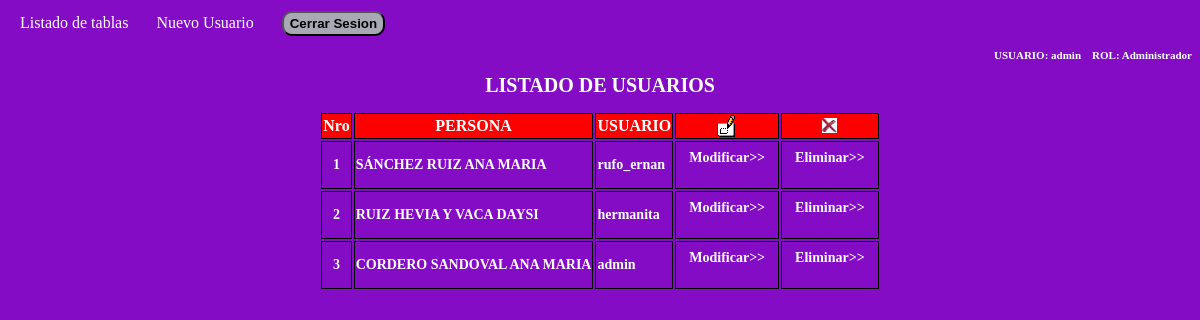
The page /privada/usuarios/usuarios.php (signed in) on the database its author committed.
### tables this page shows
CREATE TABLE usuarios (
id_usuario INT NOT NULL AUTO_INCREMENT,
id_persona INT NOT NULL, 
usuario VARCHAR (25) NOT NULL,
clave VARCHAR (100) NOT NULL, 
fec_insercion TIMESTAMP NOT NULL,
fec_modificacion TIMESTAMP NOT NULL DEFAULT CURRENT_TIMESTAMP ON UPDATE CURRENT_TIMESTAMP,
usuarios INT NOT NULL, 
estado CHAR (1) NOT NULL,
PRIMARY KEY (id_usuario),
FOREIGN KEY (id_persona) REFERENCES personas (id_persona)
);

### adodb/adodb.inc.php (called while the page is built, shortened)
<?php
if (!defined('_ADODB_LAYER')) {
	GLOBAL
		$ADODB_vers,
		$ADODB_COUNTRECS,
		$ADODB_CACHE_DIR,
		$ADODB_CACHE,
		$ADODB_CACHE_CLASS,
		$ADODB_COMPAT_FETCH,
		$ADODB_FETCH_MODE,
		$ADODB_GETONE_EOF,
		$ADODB_QUOTE_FIELDNAMES;
	function ADODB_Setup() {
	GLOBAL
		$ADODB_vers,
		$ADODB_COUNTRECS,
		$ADODB_CACHE_DIR,
		$ADODB_FETCH_MODE,
		$ADODB_CACHE,
		$ADODB_CACHE_CLASS,
		$ADODB_FORCE_TYPE,
		$ADODB_GETONE_EOF,
		$ADODB_QUOTE_FIELDNAMES;
		$ADODB_FETCH_MODE = ADODB_FETCH_DEFAULT;
		if (!isset($ADODB_COUNTRECS)) {
			$ADODB_COUNTRECS = true;
		}
	}
	abstract class ADOConnection {
	var $debug = false;
	var $true = '1';
	var $false = '0';
	var $rsPrefix = "ADORecordSet_";
	var $fetchMode=false;
	var $bulkBind = false;
	var $_queryID = false;
	var $_bindInputArray = false;
	public function Execute($sql, $inputarr = false) {
		if ($inputarr !== false) {
			if (!is_array($inputarr)) {
				$inputarr = array($inputarr);
			}
			$element0 = reset($inputarr);
			$array_2d = $this->bulkBind && is_array($element0) && !is_object(reset($element0));
			unset($element0);
			if (!is_array($sql) && !$this->_bindInputArray) {
				$sqlarr = explode('?',$sql);
				$nparams = sizeof($sqlarr)-1;
				if (!$array_2d) {
					$inputarr = array($inputarr);
				} else {
					$countElements = array_map('count', $inputarr);
					if (1 != count(array_unique($countElements))) {
						$this->outp_throw(
							"[bulk execute] Input array has different number of params  [" . print_r($countElements, true) .  "].",
							'Execute'
						);
						return false;
					}
					unset($countElements);
				}
				$element0 = reset($inputarr);
				if ($nparams != count($element0)) {
					$this->outp_throw(
						"Input array has " . count($element0) .
						" params, does not match query: '" . htmlspecialchars($sql) . "'",
						'Execute'
					);
					return false;
				}
				unset($element0);
				foreach($inputarr as $arr) {
					$sql = ''; $i = 0;
					foreach ($arr as $v) {
						$sql .= $sqlarr[$i];
						$typ = gettype($v);
						if ($typ == 'string') {
							$sql .= $this->qstr($v);
						} else if ($typ == 'double') {
							$sql .= str_replace(',','.',$v);
						} else if ($typ == 'boolean') {
							$sql .= $v ? $this->true : $this->false;
						} else if ($typ == 'object') {
							if (method_exists($v, '__toString')) {
								$sql .= $this->qstr($v->__toString());
							} else {
								$sql .= $this->qstr((string) $v);
							}
						} else if ($v === null) {
							$sql .= 'NULL';
						} else {
							$sql .= $v;
						}
						$i += 1;
						if ($i == $nparams) {
							break;
						}
					}
					if (isset($sqlarr[$i])) {
						$sql .= $sqlarr[$i];
						if ($i+1 != sizeof($sqlarr)) {
							$this->outp_throw( "Input Array does not match ?: ".htmlspecialchars($sql),'Execute');
						}
					} else if ($i != sizeof($sqlarr)) {
						$this->outp_throw( "Input array does not match ?: ".htmlspecialchars($sql),'Execute');
					}
					$ret = $this->_Execute($sql);
					if (!$ret) {
						return $ret;
					}
				}
			} else {
				if ($array_2d) {
					if (is_string($sql)) {
						$stmt = $this->Prepare($sql);
					} else {
						$stmt = $sql;
					}
					foreach($inputarr as $arr) {
						$ret = $this->_Execute($stmt,$arr);
						if (!$ret) {
							return $ret;
						}
					}
				} else {
					$ret = $this->_Execute($sql,$inputarr);
				}
			}
		} else {
			$ret = $this->_Execute($sql,false);
		}
		return $ret;
	}
	function _Execute($sql,$inputarr=false) {
		if( is_string($sql) ) {
			$sql = str_replace( '_ADODB_COUNT', '', $sql );
		}
		if ($this->debug) {
			global $ADODB_INCLUDED_LIB;
			if (empty($ADODB_INCLUDED_LIB)) {
				include_once(ADODB_DIR.'/adodb-lib.inc.php');
			}
			$this->_queryID = _adodb_debug_execute($this, $sql,$inputarr);
		} else {
			$this->_queryID = @$this->_query($sql,$inputarr);
		}
		if ($this->_queryID === true) {
			$rsclass = $this->rsPrefix.'empty';
			$rs = (class_exists($rsclass)) ? new $rsclass():  new ADORecordSet_empty();
			return $rs;
		}
		$rs = new $rsclass($this->_queryID,$this->fetchMode);
		$rs->connection = $this;
		$rs->Init();
		if (is_array($sql)) {
			$rs->sql = $sql[0];
		} else {
			$rs->sql = $sql;
		}
		return $rs;
	}
	function GetAll($sql, $inputarr=false) {
        return $this->GetArray($sql,$inputarr);
	}
	function GetArray($sql,$inputarr=false) {
		global $ADODB_COUNTRECS;
		$savec = $ADODB_COUNTRECS;
		$ADODB_COUNTRECS = false;
		$rs = $this->Execute($sql,$inputarr);
		$arr = $rs->GetArray();
		return $arr;
	}
}
	class ADORecordSet implements IteratorAggregate {
	var $fields = false;
	var $EOF = false;
	var $_numOfRows = -1;
	var $_numOfFields = -1;
	var $_currentRow = -1;
	var $_closed = false;
	function __construct($queryID) {
		$this->_queryID = $queryID;
	}
	function Init() {
		if ($this->_numOfRows != 0 && $this->_numOfFields && $this->_currentRow == -1) {
			$this->_currentRow = 0;
			if ($this->EOF = ($this->_fetch() === false)) {
				$this->_numOfRows = 0;
			}
		} else {
			$this->EOF = true;
		}
	}
	function GetArray($nRows = -1) {
		$results = array();
		$cnt = 0;
		while (!$this->EOF && $nRows != $cnt) {
			$results[] = $this->fields;
			$cnt++;
		}
		return $results;
	}
	protected function AssocCaseConvertFunction($case = ADODB_ASSOC_CASE) {
		switch($case) {
			case ADODB_ASSOC_CASE_NATIVE:
			default:
				return false;
		}
	}
	function Close() {
		if (!$this->_closed) {
			$this->_closed = true;
			return $this->_close();
		} else
			return true;
	}
	protected function _updatefields()
	{
		$fn_change_case = $this->AssocCaseConvertFunction();
		if(!$fn_change_case) {
			return;
		}
		$arr = array();
		$this->fields = $arr;
	}
}
	function ADOLoadCode($dbType) {
		$db = strtolower($dbType);
		switch ($db) {
			default:
				$class = $db;
				break;
		}
		$file = "drivers/adodb-$db.inc.php";
		if (class_exists("ADODB_" . $class)) {
			return $class;
		}
		return false;
	}
	function ADONewConnection($db='') {
		global $ADODB_NEWCONNECTION, $ADODB_LASTDB;
		$errorfn = (defined('ADODB_ERROR_HANDLER')) ? ADODB_ERROR_HANDLER : false;
		if(empty($obj)) {
			if (!isset($ADODB_LASTDB)) {
				$ADODB_LASTDB = '';
			}
			if ($db != $ADODB_LASTDB) {
				$db = ADOLoadCode($db);
			}
			$cls = 'ADODB_'.$db;
			$obj = new $cls();
		}
		return $obj;
	}
}

### conexion.php (called while the page is built, shortened)
<?php
require_once("adodb/adodb.inc.php");
$db = ADONewConnection("mysqli");
?>

### adodb/drivers/adodb-mysqli.inc.php (called while the page is built, shortened)
<?php
if (!defined("_ADODB_MYSQLI_LAYER")) {
class ADODB_mysqli extends ADOConnection {
	var $clientFlags = 0;
	var $port = 3306;
	var $socket = '';
	var $multiQuery = false;
	function _connect($argHostname = null,
					  $argUsername = null,
					  $argPassword = null,
					  $argDatabasename = null,
					  $persist = false)
	{
		$this->_connectionID = @mysqli_init();
		$ok = @mysqli_real_connect($this->_connectionID,
					$argHostname,
					$argUsername,
					$argPassword,
					$argDatabasename,
					(int)$this->port != 0 ? (int)$this->port : 3306,
					$this->socket,
					$this->clientFlags);
		if ($ok) {
			if ($argDatabasename)  return $this->selectDB($argDatabasename);
			return true;
		} else {
			if ($this->debug) {
				ADOConnection::outp("Could not connect : "  . $this->errorMsg());
			}
			$this->_connectionID = null;
			return false;
		}
	}
	function SelectDB($dbName)
	{
		if ($this->_connectionID) {
			$result = @mysqli_select_db($this->_connectionID, $dbName);
			return $result;
		}
		return false;
	}
	function Prepare($sql)
	{
		return $sql;
		$stmt = $this->_connectionID->prepare($sql);
		return array($sql,$stmt);
	}
	function _query($sql, $inputarr)
	{
		global $ADODB_COUNTRECS;
		if ($this->multiQuery) {
			$rs = mysqli_multi_query($this->_connectionID, $sql.';');
			if ($rs) {
				$rs = ($ADODB_COUNTRECS) ? @mysqli_store_result( $this->_connectionID ) : @mysqli_use_result( $this->_connectionID );
				return $rs ? $rs : true;
			}
		} else {
			$rs = mysqli_query($this->_connectionID, $sql, $ADODB_COUNTRECS ? MYSQLI_STORE_RESULT : MYSQLI_USE_RESULT);
			if ($rs) return $rs;
		}
		return false;
	}
}
class ADORecordSet_mysqli extends ADORecordSet{
	function __construct($queryID, $mode = false)
	{
		if ($mode === false) {
			global $ADODB_FETCH_MODE;
			$mode = $ADODB_FETCH_MODE;
		}
		switch ($mode) {
			case ADODB_FETCH_DEFAULT:
			case ADODB_FETCH_BOTH:
			default:
				$this->fetchMode = MYSQLI_BOTH;
				break;
		}
	}
	function _initrs()
	{
	global $ADODB_COUNTRECS;
		$this->_numOfRows = $ADODB_COUNTRECS ? @mysqli_num_rows($this->_queryID) : -1;
		$this->_numOfFields = @mysqli_num_fields($this->_queryID);
	}
	function MoveNext()
	{
		$this->fields = @mysqli_fetch_array($this->_queryID,$this->fetchMode);
		if (is_array($this->fields)) {
			return true;
		}
		$this->EOF = true;
		return false;
	}
	function _fetch()
	{
		$this->fields = mysqli_fetch_array($this->_queryID,$this->fetchMode);
		return is_array($this->fields);
	}
	function _close()
	{
		$this->_queryID = false;
	}
}
}

### privada/usuarios/usuarios.php (the view, shortened to what this page needs)
<?php
require_once("../../conexion.php");
echo"<html>
       <head>
         <link rel='stylesheet' href='../../css/estilos.css' type='text/css'>
       </head>
       <body>
       <a  href='../../listado_tablas.php'>Listado de tablas</a>
       <a  href='usuario_nuevo.php'>Nuevo Usuario</a>
       <a onclick='location.href=\"../../validar.php\"'><input type='button'name='accion' value='Cerrar Sesion' style='cursor:pointer;border-radius:10px;font-weight:bold;height: 25px;' class='boton_cerrar'></a>";
       echo "<h3>USUARIO: ".$_SESSION["sesion_usuario"]."  &nbsp;&nbsp; ";
       echo "ROL: ".$_SESSION["sesion_rol"]."</h3>";
       echo"<h1>LISTADO DE USUARIOS</h1>";
$sql = $db->Prepare("SELECT CONCAT_WS(' ', p.ap, p.am, p.nombres) AS persona, u.*
                     FROM personas p, usuarios u
                     WHERE p.id_persona = u.id_persona
                     AND p.estado <> 'X'
                     AND u.estado <> 'X'
                     ORDER BY u.id_usuario DESC
                        ");
$rs = $db->GetAll($sql);
   if ($rs) {
        echo"<center>
              <table class='listado'>
                <tr>
                  <th>Nro</th><th>PERSONA</th><th>USUARIO</th>
                  <th><img src='../../imagenes/modificar.gif'></th><th><img src='../../imagenes/borrar.jpeg'></th>
                </tr>";
                $b=1;
            foreach ($rs as $k => $fila) {
                echo"<tr>
                        <td align='center'>".$b."</td>
                        <td>".$fila['persona']."</td>
                        <td>".$fila['usuario']."</td>
                        <td align='center'>
                          <form name='formModif".$fila["id_usuario"]."' method='post' action='usuario_modificar.php'>
                            <input type='hidden' name='id_usuario' value='".$fila['id_usuario']."'>
                            <input type='hidden' name='id_persona' value='".$fila['id_persona']."'>
                            <a href='javascript:document.formModif".$fila['id_usuario'].".submit();' title='Modificar Persona Sistema'>
                              Modificar>>
                            </a>
                          </form>
                        </td>
                        <td align='center'>
                          <form name='formElimi".$fila["id_usuario"]."' method='post' action='usuario_eliminar.php'>
                            <input type='hidden' name='id_usuario' value='".$fila["id_usuario"]."'>
                            <a href='javascript:document.formElimi".$fila['id_usuario'].".submit();' title='Eliminar Persona Sistema' onclick='javascript:return(confirm(\"Desea realmente Eliminar a la persona ".$fila["usuario"]." ?\"))'; location.href='usuario_eliminar.php''>
                              Eliminar>>
                            </a>
                          </form>
                        </td>
                     </tr>";
                     $b=$b+1;
            }
             echo"</table>
          </center>";
    }
echo "</body>
      </html> ";
 ?>

### css/estilos.css (style rules this page uses)
body { background-color: #830cc4; }
input { border-radius: 10px; background-color: #a9a9b5; }
h1 { font-size: 20px; color: #ffffff; font-family: Tahoma; text-align: center; }
a { color:#fff; text-decoration:none; padding:10px 12px; line-height: 30px; }
.listado th { font-size: 16px; color: #FFFFFF; background: red; border: 1px solid #000000; }
.listado td { font-size: 14px; border: 1px solid #000000; font-weight: bold; color: #FFFFFF; }
h3 { font-size: 11px; color: #ffffff; font-family: Tahoma; text-align: right; }

### rows shown on the page
usuarios: persona "SÁNCHEZ RUIZ ANA MARIA", usuario "rufo_ernan"
usuarios: persona "RUIZ HEVIA Y VACA DAYSI", usuario "hermanita"
usuarios: persona "CORDERO SANDOVAL ANA MARIA", usuario "admin"

### other values the page prints
$_SESSION["sesion_usuario"] "admin"
$_SESSION["sesion_rol"] "Administrador"
